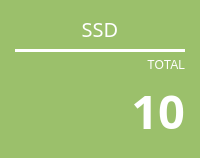
                   <widget class="QFrame" name="frame_8">
                    <property name="sizePolicy">
                     <sizepolicy hsizetype="Minimum" vsizetype="Ignored">
                      <horstretch>20</horstretch>
                      <verstretch>20</verstretch>
                     </sizepolicy>
                    </property>
                    <property name="minimumSize">
                     <size>
                      <width>178</width>
                      <height>139</height>
                     </size>
                    </property>
                    <property name="styleSheet">
                     <string notr="true">background-color: rgb(155, 192, 107);
border-radius: 10px;</string>
                    </property>
                    <property name="frameShape">
                     <enum>QFrame::StyledPanel</enum>
                    </property>
                    <property name="frameShadow">
                     <enum>QFrame::Raised</enum>
                    </property>
                    <layout class="QVBoxLayout" name="verticalLayout_11">
                     <property name="leftMargin">
                      <number>15</number>
                     </property>
                     <property name="topMargin">
                      <number>15</number>
                     </property>
                     <property name="rightMargin">
                      <number>15</number>
                     </property>
                     <property name="bottomMargin">
                      <number>15</number>
                     </property>
                     <item>
                      <widget class="QLabel" name="label_19">
                       <property name="font">
                        <font>
                         <family>Asap</family>
                         <pointsize>15</pointsize>
                         <weight>50</weight>
                         <italic>false</italic>
                         <bold>false</bold>
                        </font>
                       </property>
                       <property name="styleSheet">
                        <string notr="true">color: rgb(255, 255, 255);</string>
                       </property>
                       <property name="text">
                        <string>SSD</string>
                       </property>
                       <property name="alignment">
                        <set>Qt::AlignCenter</set>
                       </property>
                      </widget>
                     </item>
                     <item>
                      <widget class="Line" name="line_7">
                       <property name="enabled">
                        <bool>true</bool>
                       </property>
                       <property name="styleSheet">
                        <string notr="true">background-color: rgb(255, 255, 255);</string>
                       </property>
                       <property name="orientation">
                        <enum>Qt::Horizontal</enum>
                       </property>
                      </widget>
                     </item>
                     <item>
                      <widget class="QLabel" name="label_20">
                       <property name="styleSheet">
                        <string notr="true">color: rgb(255, 255, 255);</string>
                       </property>
                       <property name="text">
                        <string>TOTAL</string>
                       </property>
                       <property name="alignment">
                        <set>Qt::AlignBottom|Qt::AlignRight|Qt::AlignTrailing</set>
                       </property>
                      </widget>
                     </item>
                     <item>
                      <layout class="QHBoxLayout" name="horizontalLayout_15">
                       <item>
                        <widget class="QPushButton" name="ButtonSSD">
                         <property name="sizePolicy">
                          <sizepolicy hsizetype="Minimum" vsizetype="Minimum">
                           <horstretch>2</horstretch>
                           <verstretch>2</verstretch>
                          </sizepolicy>
                         </property>
                         <property name="cursor">
                          <cursorShape>PointingHandCursor</cursorShape>
                         </property>
                         <property name="styleSheet">
                          <string notr="true">background-image: url(:/barr/Grupo 197.png);
background-position:center;
background-repeat: no-repeat;
</string>
                         </property>
                        </widget>
                       </item>
                       <item>
                        <widget class="QLabel" name="labelSSD">
                         <property name="sizePolicy">
                          <sizepolicy hsizetype="Minimum" vsizetype="Minimum">
                           <horstretch>3</horstretch>
                           <verstretch>0</verstretch>
                          </sizepolicy>
                         </property>
                         <property name="font">
                          <font>
                           <family>Segoe UI Semibold</family>
                           <pointsize>35</pointsize>
                           <weight>75</weight>
                           <bold>true</bold>
                          </font>
                         </property>
                         <property name="styleSheet">
                          <string notr="true">color: rgb(255, 255, 255);</string>
                         </property>
                         <property name="frameShadow">
                          <enum>QFrame::Plain</enum>
                         </property>
                         <property name="text">
                          <string>10</string>
                         </property>
                         <property name="textFormat">
                          <enum>Qt::AutoText</enum>
                         </property>
                         <property name="alignment">
                          <set>Qt::AlignRight|Qt::AlignTrailing|Qt::AlignVCenter</set>
                         </property>
                         <property name="margin">
                          <number>0</number>
                         </property>
                        </widget>
                       </item>
                      </layout>
                     </item>
                    </layout>
                   </widget>
